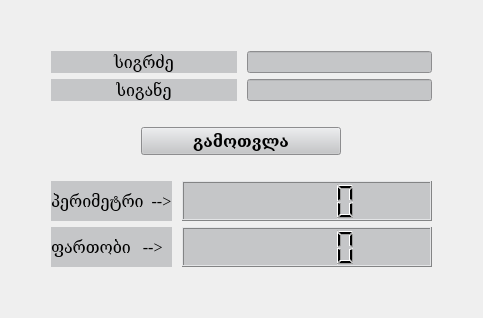
      <widget class="QWidget" name="p4">
       <layout class="QGridLayout" name="gridLayout_10">
        <item row="2" column="1">
         <layout class="QHBoxLayout" name="horizontalLayout_16">
          <property name="spacing">
           <number>10</number>
          </property>
          <item>
           <widget class="QLabel" name="label_14">
            <property name="sizePolicy">
             <sizepolicy hsizetype="Fixed" vsizetype="Fixed">
              <horstretch>0</horstretch>
              <verstretch>0</verstretch>
             </sizepolicy>
            </property>
            <property name="maximumSize">
             <size>
              <width>250</width>
              <height>40</height>
             </size>
            </property>
            <property name="font">
             <font>
              <family>Georgia</family>
              <pointsize>12</pointsize>
             </font>
            </property>
            <property name="styleSheet">
             <string notr="true">background-color:rgb(197, 198, 200)</string>
            </property>
            <property name="text">
             <string>სიგანე</string>
            </property>
            <property name="alignment">
             <set>Qt::AlignCenter</set>
            </property>
           </widget>
          </item>
          <item>
           <widget class="QLineEdit" name="sigane_otx">
            <property name="sizePolicy">
             <sizepolicy hsizetype="Fixed" vsizetype="Fixed">
              <horstretch>0</horstretch>
              <verstretch>0</verstretch>
             </sizepolicy>
            </property>
            <property name="maximumSize">
             <size>
              <width>250</width>
              <height>40</height>
             </size>
            </property>
            <property name="styleSheet">
             <string notr="true">background-color:rgb(197, 198, 200)</string>
            </property>
           </widget>
          </item>
         </layout>
        </item>
        <item row="7" column="1">
         <layout class="QHBoxLayout" name="horizontalLayout_18">
          <property name="spacing">
           <number>10</number>
          </property>
          <item>
           <widget class="QLabel" name="label_16">
            <property name="sizePolicy">
             <sizepolicy hsizetype="Fixed" vsizetype="Fixed">
              <horstretch>0</horstretch>
              <verstretch>0</verstretch>
             </sizepolicy>
            </property>
            <property name="maximumSize">
             <size>
              <width>250</width>
              <height>40</height>
             </size>
            </property>
            <property name="font">
             <font>
              <family>Georgia</family>
              <pointsize>12</pointsize>
             </font>
            </property>
            <property name="styleSheet">
             <string notr="true">background-color:rgb(197, 198, 200)</string>
            </property>
            <property name="text">
             <string>ფართობი   --&gt;</string>
            </property>
            <property name="alignment">
             <set>Qt::AlignLeading|Qt::AlignLeft|Qt::AlignVCenter</set>
            </property>
           </widget>
          </item>
          <item>
           <widget class="QLCDNumber" name="fartobi_otx">
            <property name="sizePolicy">
             <sizepolicy hsizetype="Fixed" vsizetype="Fixed">
              <horstretch>0</horstretch>
              <verstretch>0</verstretch>
             </sizepolicy>
            </property>
            <property name="minimumSize">
             <size>
              <width>250</width>
              <height>40</height>
             </size>
            </property>
            <property name="maximumSize">
             <size>
              <width>250</width>
              <height>40</height>
             </size>
            </property>
            <property name="styleSheet">
             <string notr="true">background-color:rgb(197, 198, 200)</string>
            </property>
           </widget>
          </item>
         </layout>
        </item>
        <item row="1" column="1">
         <layout class="QHBoxLayout" name="horizontalLayout_15">
          <property name="spacing">
           <number>10</number>
          </property>
          <item>
           <widget class="QLabel" name="label_13">
            <property name="sizePolicy">
             <sizepolicy hsizetype="Fixed" vsizetype="Fixed">
              <horstretch>0</horstretch>
              <verstretch>0</verstretch>
             </sizepolicy>
            </property>
            <property name="maximumSize">
             <size>
              <width>250</width>
              <height>40</height>
             </size>
            </property>
            <property name="font">
             <font>
              <family>Georgia</family>
              <pointsize>12</pointsize>
             </font>
            </property>
            <property name="styleSheet">
             <string notr="true">background-color:rgb(197, 198, 200)</string>
            </property>
            <property name="text">
             <string>სიგრძე</string>
            </property>
            <property name="alignment">
             <set>Qt::AlignCenter</set>
            </property>
           </widget>
          </item>
          <item>
           <widget class="QLineEdit" name="sigrdze_otx">
            <property name="sizePolicy">
             <sizepolicy hsizetype="Fixed" vsizetype="Fixed">
              <horstretch>0</horstretch>
              <verstretch>0</verstretch>
             </sizepolicy>
            </property>
            <property name="minimumSize">
             <size>
              <width>0</width>
              <height>0</height>
             </size>
            </property>
            <property name="maximumSize">
             <size>
              <width>250</width>
              <height>40</height>
             </size>
            </property>
            <property name="styleSheet">
             <string notr="true">background-color:rgb(197, 198, 200)</string>
            </property>
           </widget>
          </item>
         </layout>
        </item>
        <item row="6" column="1">
         <layout class="QHBoxLayout" name="horizontalLayout_17">
          <property name="spacing">
           <number>10</number>
          </property>
          <item>
           <widget class="QLabel" name="label_15">
            <property name="sizePolicy">
             <sizepolicy hsizetype="Fixed" vsizetype="Fixed">
              <horstretch>0</horstretch>
              <verstretch>0</verstretch>
             </sizepolicy>
            </property>
            <property name="maximumSize">
             <size>
              <width>250</width>
              <height>40</height>
             </size>
            </property>
            <property name="font">
             <font>
              <family>Georgia</family>
              <pointsize>12</pointsize>
             </font>
            </property>
            <property name="styleSheet">
             <string notr="true">background-color:rgb(197, 198, 200)</string>
            </property>
            <property name="text">
             <string>პერიმეტრი  --&gt;</string>
            </property>
            <property name="alignment">
             <set>Qt::AlignLeading|Qt::AlignLeft|Qt::AlignVCenter</set>
            </property>
           </widget>
          </item>
          <item>
           <widget class="QLCDNumber" name="peimetri_otx">
            <property name="sizePolicy">
             <sizepolicy hsizetype="Fixed" vsizetype="Fixed">
              <horstretch>0</horstretch>
              <verstretch>0</verstretch>
             </sizepolicy>
            </property>
            <property name="minimumSize">
             <size>
              <width>250</width>
              <height>40</height>
             </size>
            </property>
            <property name="maximumSize">
             <size>
              <width>250</width>
              <height>40</height>
             </size>
            </property>
            <property name="styleSheet">
             <string notr="true">background-color:rgb(197, 198, 200)</string>
            </property>
           </widget>
          </item>
         </layout>
        </item>
        <item row="0" column="1">
         <spacer name="verticalSpacer_21">
          <property name="orientation">
           <enum>Qt::Vertical</enum>
          </property>
          <property name="sizeType">
           <enum>QSizePolicy::Fixed</enum>
          </property>
          <property name="sizeHint" stdset="0">
           <size>
            <width>20</width>
            <height>40</height>
           </size>
          </property>
         </spacer>
        </item>
        <item row="2" column="2">
         <spacer name="horizontalSpacer_17">
          <property name="orientation">
           <enum>Qt::Horizontal</enum>
          </property>
          <property name="sizeType">
           <enum>QSizePolicy::Fixed</enum>
          </property>
          <property name="sizeHint" stdset="0">
           <size>
            <width>40</width>
            <height>20</height>
           </size>
          </property>
         </spacer>
        </item>
        <item row="4" column="1">
         <layout class="QGridLayout" name="gridLayout_9">
          <item row="0" column="0">
           <widget class="QPushButton" name="action_otx">
            <property name="sizePolicy">
             <sizepolicy hsizetype="Fixed" vsizetype="Fixed">
              <horstretch>0</horstretch>
              <verstretch>0</verstretch>
             </sizepolicy>
            </property>
            <property name="maximumSize">
             <size>
              <width>200</width>
              <height>40</height>
             </size>
            </property>
            <property name="font">
             <font>
              <family>Georgia</family>
              <pointsize>12</pointsize>
              <weight>75</weight>
              <bold>true</bold>
             </font>
            </property>
            <property name="styleSheet">
             <string notr="true">background-color:rgb(197, 198, 200)</string>
            </property>
            <property name="text">
             <string>გამოთვლა</string>
            </property>
           </widget>
          </item>
         </layout>
        </item>
        <item row="8" column="1">
         <spacer name="verticalSpacer_6">
          <property name="orientation">
           <enum>Qt::Vertical</enum>
          </property>
          <property name="sizeType">
           <enum>QSizePolicy::Fixed</enum>
          </property>
          <property name="sizeHint" stdset="0">
           <size>
            <width>20</width>
            <height>40</height>
           </size>
          </property>
         </spacer>
        </item>
        <item row="5" column="1">
         <spacer name="verticalSpacer_23">
          <property name="orientation">
           <enum>Qt::Vertical</enum>
          </property>
          <property name="sizeType">
           <enum>QSizePolicy::Fixed</enum>
          </property>
          <property name="sizeHint" stdset="0">
           <size>
            <width>20</width>
            <height>20</height>
           </size>
          </property>
         </spacer>
        </item>
        <item row="3" column="1">
         <spacer name="verticalSpacer_25">
          <property name="orientation">
           <enum>Qt::Vertical</enum>
          </property>
          <property name="sizeType">
           <enum>QSizePolicy::Fixed</enum>
          </property>
          <property name="sizeHint" stdset="0">
           <size>
            <width>20</width>
            <height>20</height>
           </size>
          </property>
         </spacer>
        </item>
        <item row="2" column="0">
         <spacer name="horizontalSpacer_16">
          <property name="orientation">
           <enum>Qt::Horizontal</enum>
          </property>
          <property name="sizeType">
           <enum>QSizePolicy::Fixed</enum>
          </property>
          <property name="sizeHint" stdset="0">
           <size>
            <width>40</width>
            <height>20</height>
           </size>
          </property>
         </spacer>
        </item>
       </layout>
      </widget>
